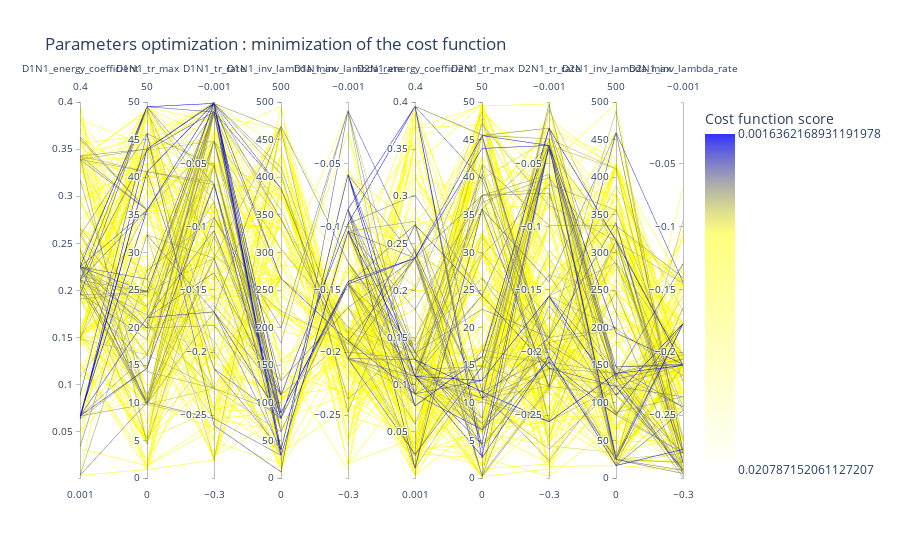

Notebook code cell kept with this figure:
### Code cell
fig = viewer.parallel_coordinates(1000, unselected_opacity=0)
fig

### Figure 1 — Plotly figure (JSON) as saved in the notebook; plotly's stock layout.template omitted (floating-point values rounded to 4 significant figures; data arrays with more than 128 entries replaced by an {"elided": "..."} marker saying what was removed)
{"data": [{"dimensions": [{"label": "D1N1_energy_coefficient", "range": [0.001, 0.4], "values": {"elided": "1000 float values"}}, {"label": "D1N1_tr_max", "range": [0, 50], "values": {"elided": "1000 float values"}}, {"label": "D1N1_tr_rate", "range": [-0.3, -0.001], "values": {"elided": "1000 float values"}}, {"label": "D1N1_inv_lambda_max", "range": [0, 500], "values": {"elided": "1000 float values"}}, {"label": "D1N1_inv_lambda_rate", "range": [-0.3, -0.001], "values": {"elided": "1000 float values"}}, {"label": "D2N1_energy_coefficient", "range": [0.001, 0.4], "values": {"elided": "1000 float values"}}, {"label": "D2N1_tr_max", "range": [0, 50], "values": {"elided": "1000 float values"}}, {"label": "D2N1_tr_rate", "range": [-0.3, -0.001], "values": {"elided": "1000 float values"}}, {"label": "D2N1_inv_lambda_max", "range": [0, 500], "values": {"elided": "1000 float values"}}, {"label": "D2N1_inv_lambda_rate", "range": [-0.3, -0.001], "values": {"elided": "1000 float values"}}], "line": {"color": {"elided": "1000 float values"}, "colorbar": {"tickmode": "array", "ticktext": [0.001636, 0.02079], "tickvals": [-0.001636, -0.02079], "title": {"text": "Cost function score"}}, "colorscale": [[0, "rgba(0, 0, 255, 0.8)"], [0.3, "rgba(255,255,0,0.5)"], [1, "rgba(255,255,0,0.0)"]], "reversescale": true, "showscale": true}, "type": "parcoords", "unselected": {"line": {"opacity": 0}}}], "layout": {"coloraxis": {"colorbar": {"title": {"text": "Fitness"}}}, "title": {"text": "Parameters optimization : minimization of the cost function"}}}
